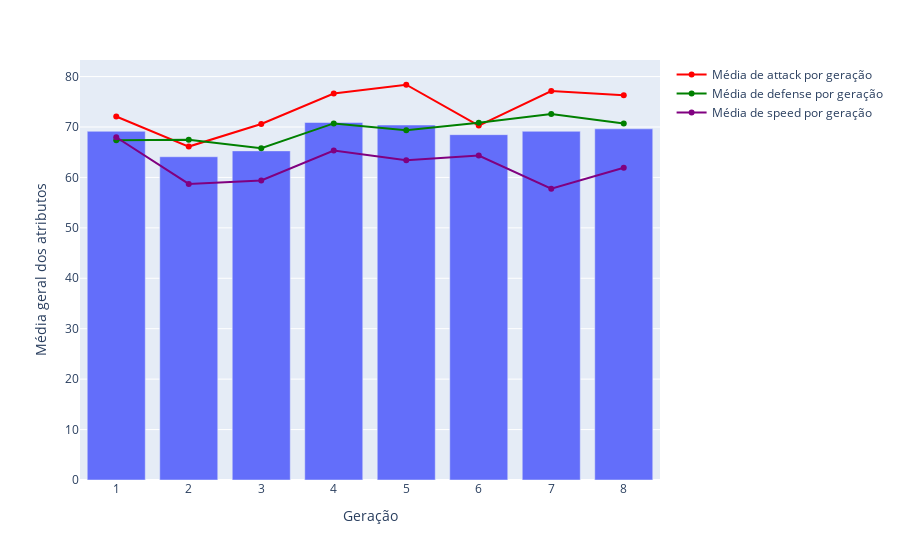

Source (notebook cell):
### Code cell
# Agrupando os pkemons pela geração e fazendo a média dos seus atributos
poke_status = poke.groupby('generation').agg({
    'attack':'mean',
    'defense':'mean',
    'speed':'mean'
}).reset_index()

# Criando uma nova coluna tendo a média geral dos pokemons de cada geração
poke_status['mean_total'] = poke_status[['attack', 'defense', 'speed']].mean(axis=1)

# Criando o gráfico
fig = px.bar(poke_status, x='generation',y='mean_total',
            labels={
             'mean_total':'Média geral dos atributos',
             'generation':'Geração'
            })

# Adicionando as linhas das médias
fig.add_scatter(x=poke_status['generation'], y=poke_status['attack'], 
                 mode='lines+markers', name='Média de attack por geração', 
                 line=dict(color='red', width=2))

fig.add_scatter(x=poke_status['generation'], y=poke_status['defense'], 
                 mode='lines+markers', name='Média de defense por geração', 
                 line=dict(color='green', width=2))

fig.add_scatter(x=poke_status['generation'], y=poke_status['speed'], 
                 mode='lines+markers', name='Média de speed por geração', 
                 line=dict(color='purple', width=2))


fig.show()

### Figure 1 — Plotly figure (JSON) as saved in the notebook; plotly's stock layout.template omitted (floating-point values rounded to 4 significant figures)
{"data": [{"alignmentgroup": "True", "hovertemplate": "Geração=%{x}<br>Média geral dos atributos=%{y}<extra></extra>", "legendgroup": "", "marker": {"color": "#636efa", "pattern": {"shape": ""}}, "name": "", "offsetgroup": "", "orientation": "v", "showlegend": false, "textposition": "auto", "type": "bar", "x": [1, 2, 3, 4, 5, 6, 7, 8], "xaxis": "x", "y": [69.15, 64.1, 65.26, 70.9, 70.39, 68.48, 69.15, 69.64], "yaxis": "y"}, {"line": {"color": "red", "width": 2}, "mode": "lines+markers", "name": "Média de attack por geração", "type": "scatter", "x": [1, 2, 3, 4, 5, 6, 7, 8], "y": [72.09, 66.12, 70.6, 76.65, 78.38, 70.27, 77.13, 76.31]}, {"line": {"color": "green", "width": 2}, "mode": "lines+markers", "name": "Média de defense por geração", "type": "scatter", "x": [1, 2, 3, 4, 5, 6, 7, 8], "y": [67.38, 67.46, 65.81, 70.71, 69.37, 70.83, 72.56, 70.68]}, {"line": {"color": "purple", "width": 2}, "mode": "lines+markers", "name": "Média de speed por geração", "type": "scatter", "x": [1, 2, 3, 4, 5, 6, 7, 8], "y": [67.97, 58.72, 59.38, 65.34, 63.43, 64.33, 57.75, 61.92]}], "layout": {"barmode": "relative", "legend": {"tracegroupgap": 0}, "margin": {"t": 60}, "xaxis": {"anchor": "y", "domain": [0, 1], "title": {"text": "Geração"}}, "yaxis": {"anchor": "x", "domain": [0, 1], "title": {"text": "Média geral dos atributos"}}}}
